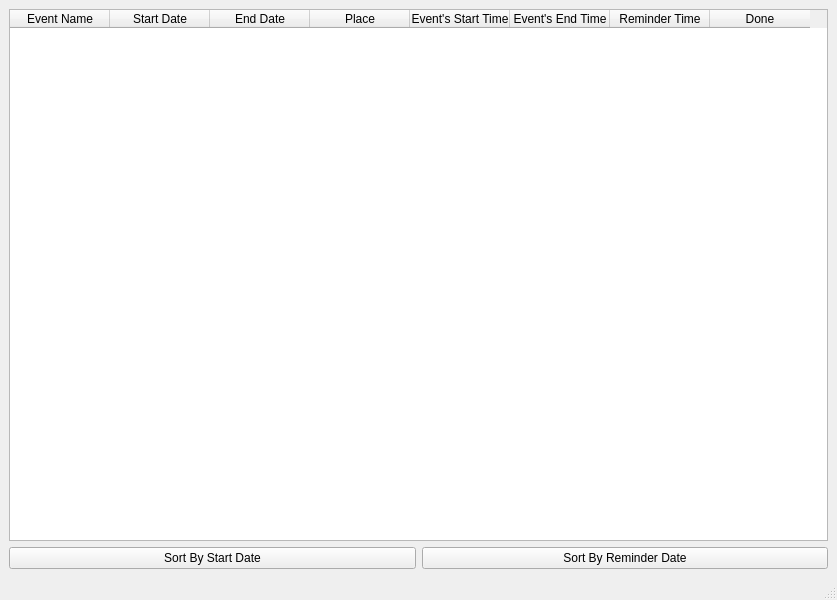
<?xml version="1.0" encoding="UTF-8"?>
<ui version="4.0">
 <class>donePanel</class>
 <widget class="QMainWindow" name="donePanel">
  <property name="geometry">
   <rect>
    <x>0</x>
    <y>0</y>
    <width>837</width>
    <height>600</height>
   </rect>
  </property>
  <property name="windowTitle">
   <string>donePanel</string>
  </property>
  <widget class="QWidget" name="centralwidget">
   <layout class="QGridLayout" name="gridLayout">
    <item row="2" column="0">
     <widget class="QPushButton" name="pushButton">
      <property name="text">
       <string>Sort By Start Date</string>
      </property>
     </widget>
    </item>
    <item row="2" column="1">
     <widget class="QPushButton" name="pushButton_2">
      <property name="text">
       <string>Sort By Reminder Date</string>
      </property>
     </widget>
    </item>
    <item row="0" column="0" colspan="2">
     <widget class="QTableWidget" name="tableWidget">
      <column>
       <property name="text">
        <string>Event Name</string>
       </property>
      </column>
      <column>
       <property name="text">
        <string>Start Date</string>
       </property>
      </column>
      <column>
       <property name="text">
        <string>End Date</string>
       </property>
      </column>
      <column>
       <property name="text">
        <string>Place</string>
       </property>
      </column>
      <column>
       <property name="text">
        <string>Event's Start Time</string>
       </property>
      </column>
      <column>
       <property name="text">
        <string>Event's End Time</string>
       </property>
      </column>
      <column>
       <property name="text">
        <string>Reminder Time</string>
       </property>
      </column>
      <column>
       <property name="text">
        <string>Done</string>
       </property>
      </column>
     </widget>
    </item>
   </layout>
  </widget>
  <widget class="QStatusBar" name="statusbar"/>
 </widget>
 <resources/>
 <connections/>
</ui>
